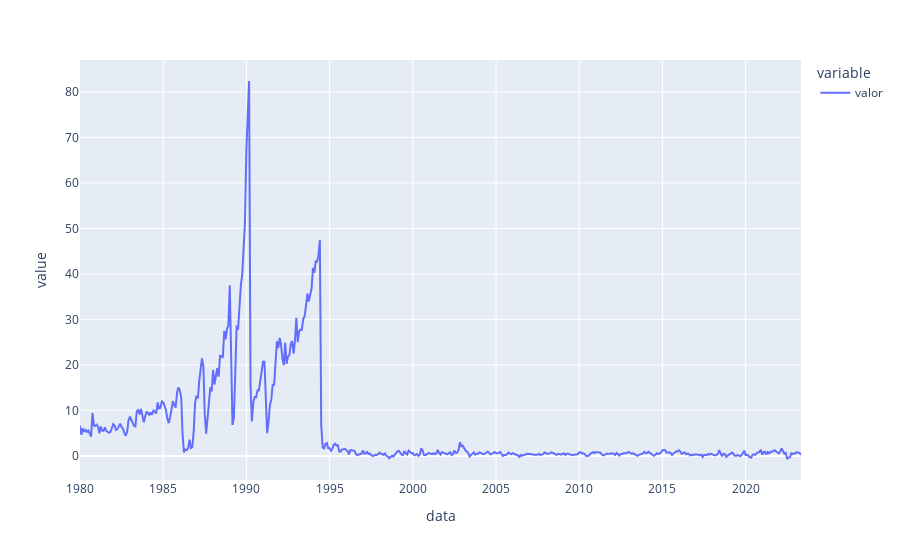

This figure's notebook cell:
### Code cell
px.line(df_ipca)

### Figure 1 — Plotly figure (JSON) as saved in the notebook; plotly's stock layout.template omitted (floating-point values rounded to 4 significant figures; data arrays with more than 128 entries replaced by an {"elided": "..."} marker saying what was removed)
{"data": [{"hovertemplate": "variable=valor<br>data=%{x}<br>value=%{y}<extra></extra>", "legendgroup": "valor", "line": {"color": "#636efa", "dash": "solid"}, "marker": {"symbol": "circle"}, "mode": "lines", "name": "valor", "orientation": "v", "showlegend": true, "type": "scatter", "x": {"elided": "521 str values"}, "xaxis": "x", "y": {"elided": "521 float values"}, "yaxis": "y"}], "layout": {"legend": {"title": {"text": "variable"}, "tracegroupgap": 0}, "margin": {"t": 60}, "xaxis": {"anchor": "y", "domain": [0, 1], "title": {"text": "data"}}, "yaxis": {"anchor": "x", "domain": [0, 1], "title": {"text": "value"}}}}
